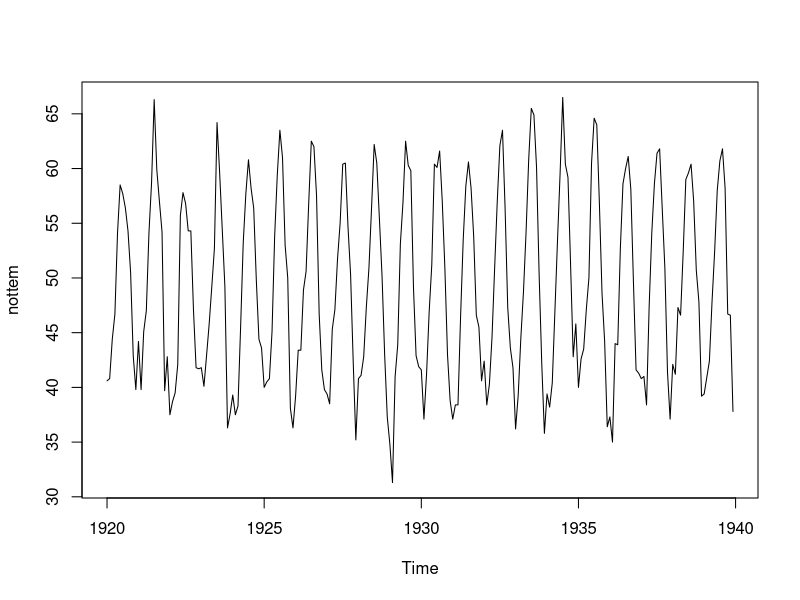
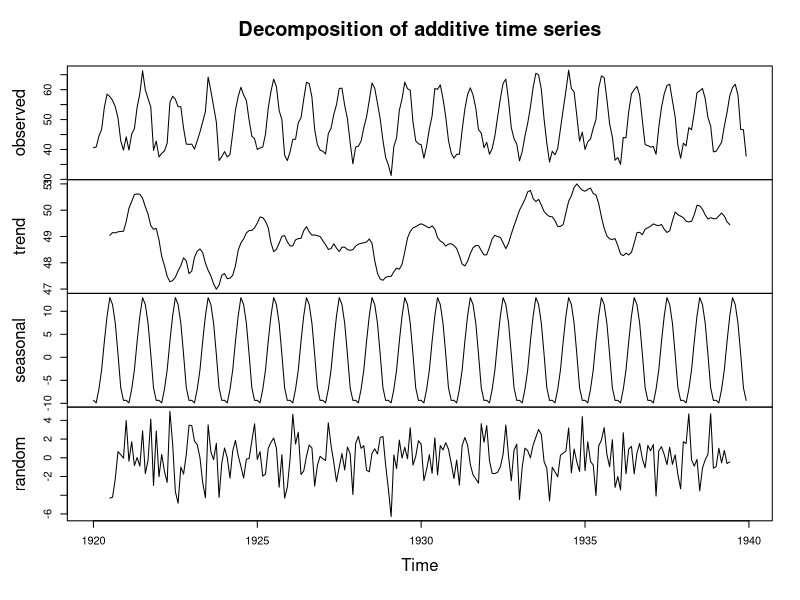
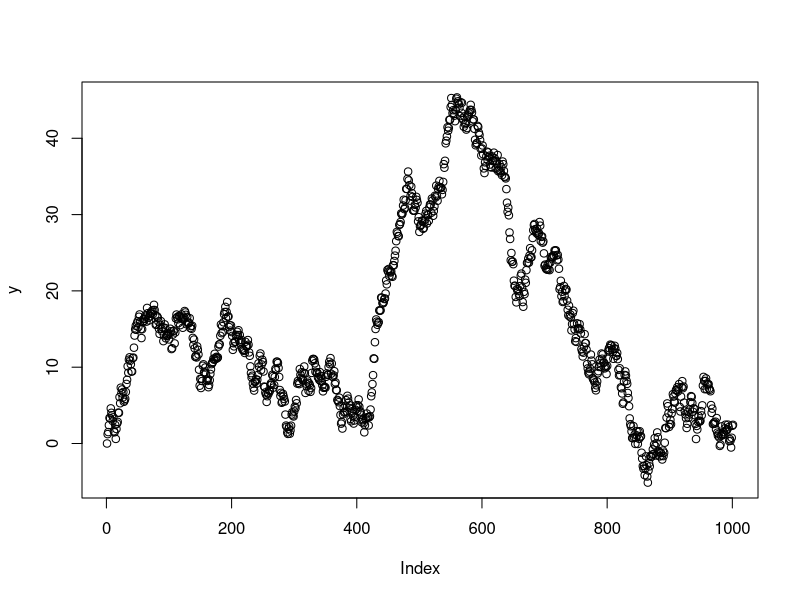
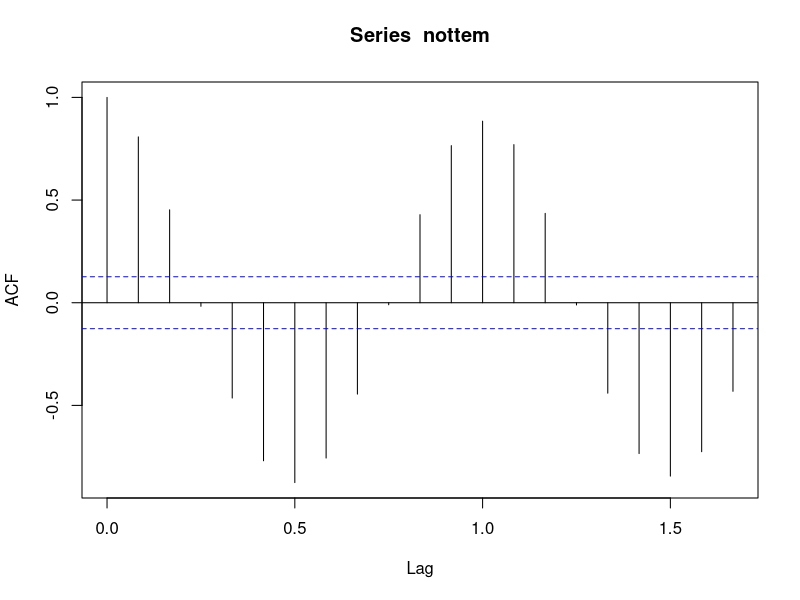
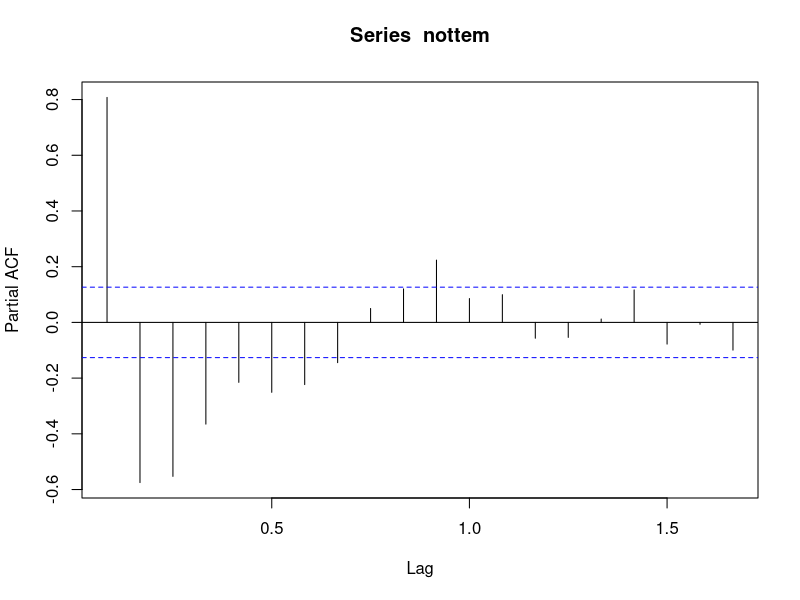
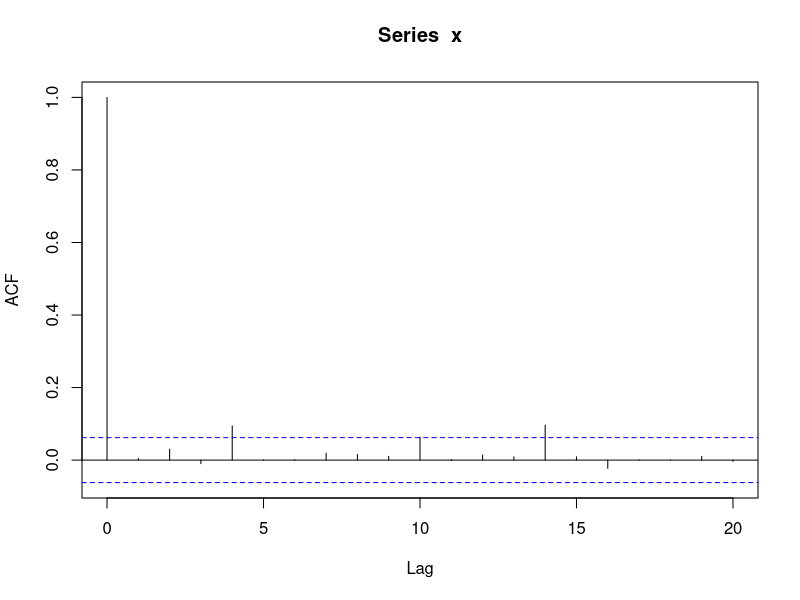
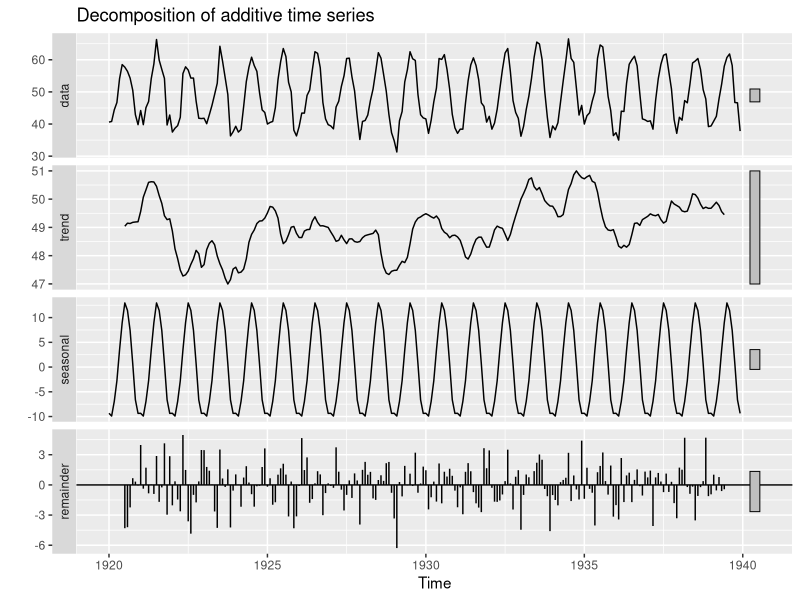
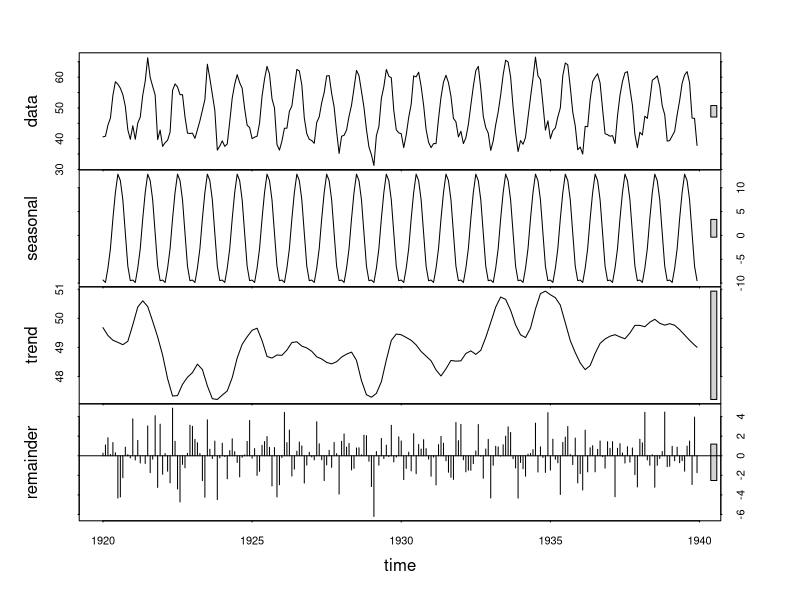

Write the R code that produced these figures, in order.
library(tseries)
library(forecast)

x <- rnorm(1000)
adf.test(x)


#Temperaturas del castillo
plot(nottem)

#Descomposicion en tendencia, estacional y residual
plot(decompose((nottem)))

#Dickey Fuller
adf.test(nottem) 

#Serie no estacionaria
y<- diffinv(x)
plot(y)
adf.test(y)

#ACF y PACF

acf(nottem, lag.max = 20)
pacf(nottem, lag.max = 20)

acf(x, lag.max = 20)

autoplot(decompose(nottem, type = 'additive'))

plot (stl(nottem, s.window = 'periodic'))

mynottem = decompose(nottem, 'additive')
class(mynottem)

